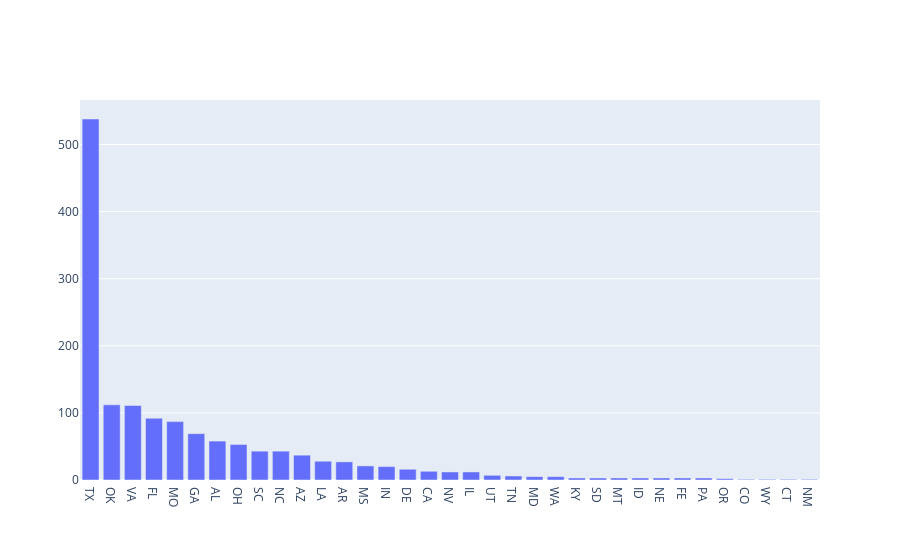

Write notebook code for a chart like this one.
### Code cell
ex = [go.Bar(x=states_df.state,
            y=states_df.total)]

plotly.offline.iplot(ex, filename='plotly-bar-ex')

### Figure 1 — Plotly figure (JSON) as saved in the notebook; plotly's stock layout.template omitted (floating-point values rounded to 4 significant figures)
{"data": [{"type": "bar", "x": ["TX", "OK", "VA", "FL", "MO", "GA", "AL", "OH", "SC", "NC", "AZ", "LA", "AR", "MS", "IN", "DE", "CA", "NV", "IL", "UT", "TN", "MD", "WA", "KY", "SD", "MT", "ID", "NE", "FE", "PA", "OR", "CO", "WY", "CT", "NM"], "y": [538, 112, 111, 92, 87, 69, 58, 53, 43, 43, 37, 28, 27, 21, 20, 16, 13, 12, 12, 7, 6, 5, 5, 3, 3, 3, 3, 3, 3, 3, 2, 1, 1, 1, 1]}], "layout": {}}
